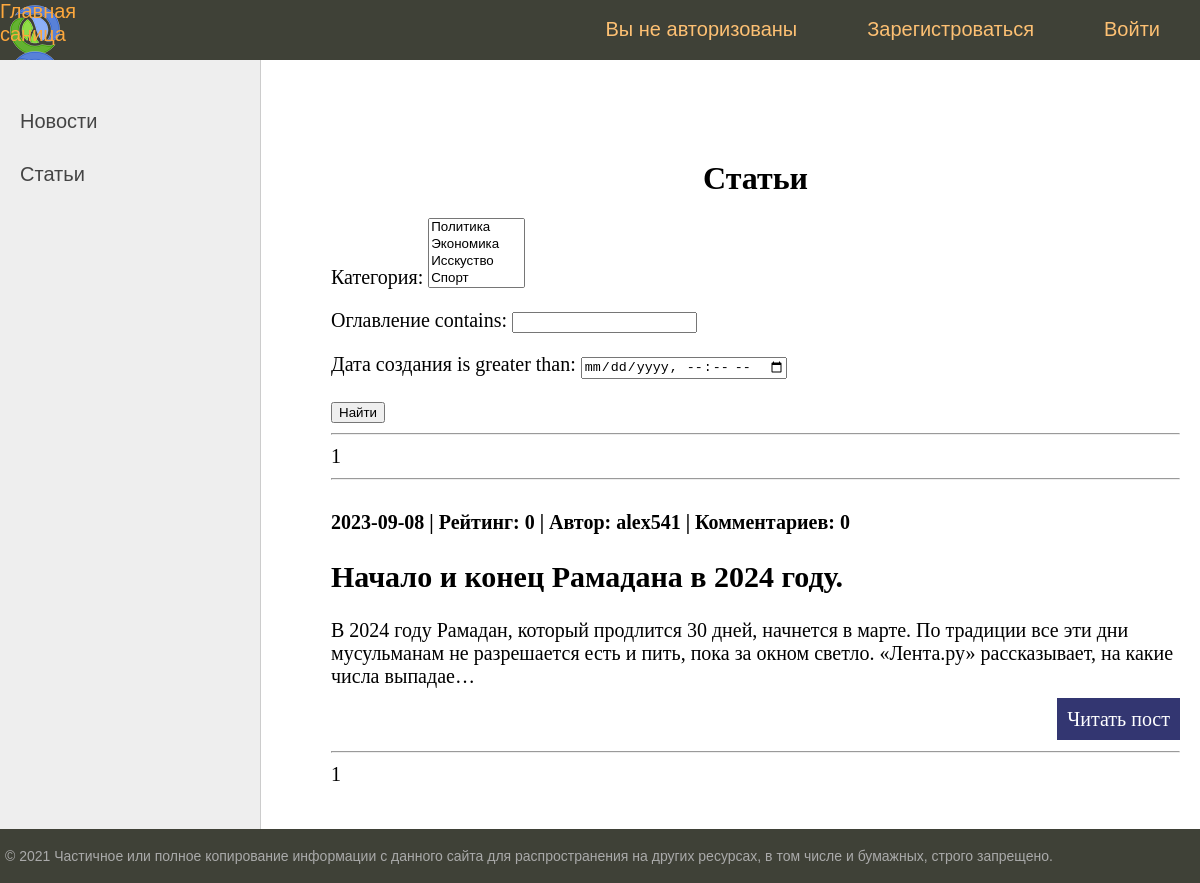
/articles/, run on an earlier commit of the app's database.
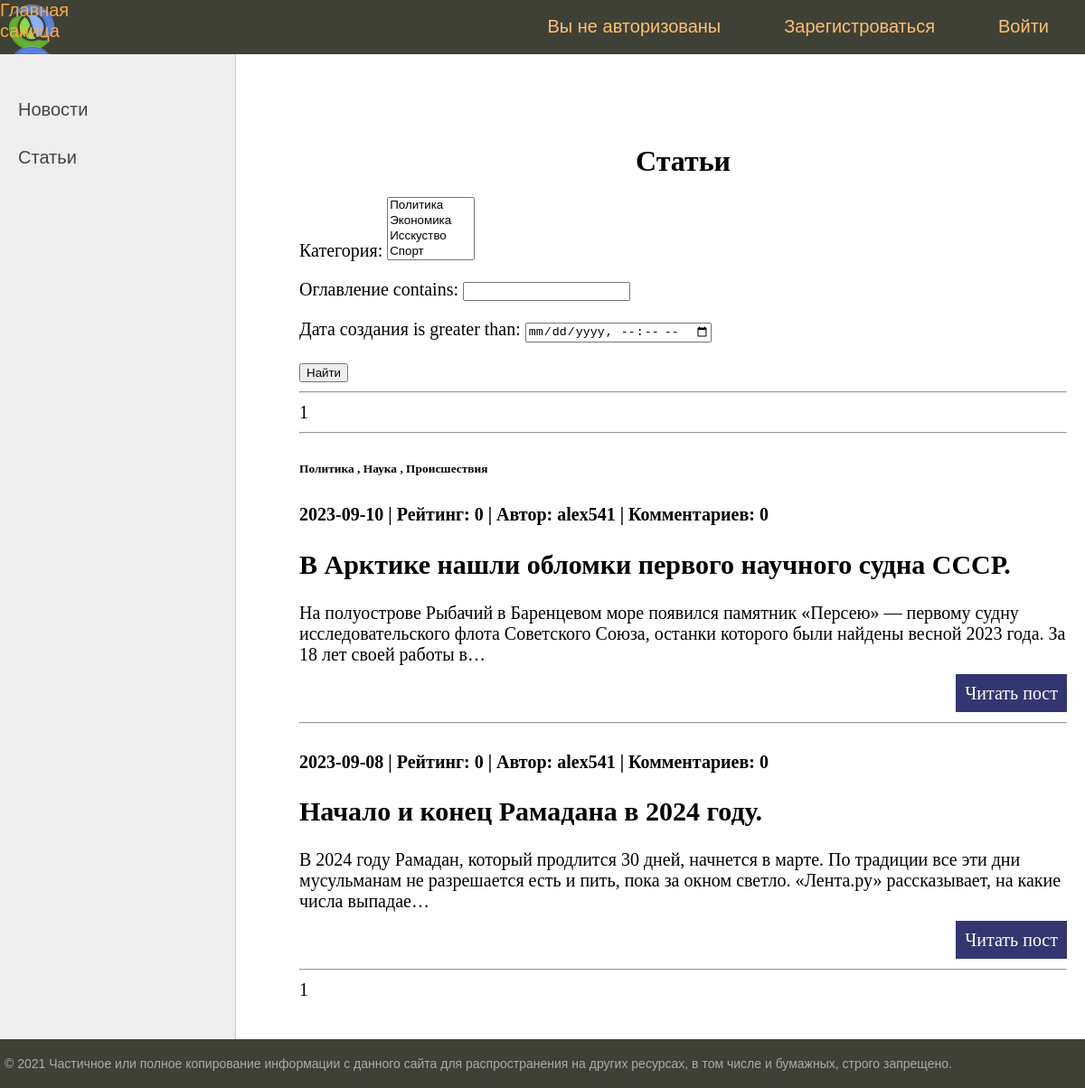
And on a later commit of the database.
### newsportal/models.py (models this page shows, shortened)
class Post(models.Model):
    author = models.ForeignKey(Author, on_delete=models.CASCADE, verbose_name='Автор')
    type_post = models.CharField(max_length=1, choices=POSTS, verbose_name='Тип поста')
    time_created = models.DateTimeField(auto_now_add=True, verbose_name='Дата создания')
    category = models.ManyToManyField(Category, through="PostCategory", verbose_name='Категория')
    title =  models.CharField(max_length=255, verbose_name='Оглавление')
    content = models.TextField( verbose_name='Содержание')
    rating = models.SmallIntegerField(default=0, verbose_name='Рейтинг')

class Author(models.Model):
    author = models.OneToOneField(User, on_delete=models.CASCADE)
    rating = models.SmallIntegerField(default=0)
    def __str__(self):
        return self.author.username

class Category(models.Model):
    name = models.CharField(max_length=150, unique=True)
    def __str__(self):
        return self.name

### newsportal/views.py (the view)
# urls.py: path('articles/', ListArticles.as_view(), name='articles'),
class ListArticles(ListView):
    queryset = Post.objects.filter(type_post=article)
    ordering = '-time_created'
    template_name = 'index_articles.html'
    context_object_name = 'articles'
    paginate_by = 2
    def get_queryset(self):
        queryset = super().get_queryset()
        self.filterset = PostFilter(self.request.GET, queryset)
        return self.filterset.qs
    def get_context_data(self, **kwargs):
        context = super().get_context_data(**kwargs)
        context['filterset'] = self.filterset
        context['title'] = 'Статьи'
        return context

### newsportal/templatetags/custom_filters.py (called while the page is built)
@register.filter()
def censor(value:str):
   swear_words = ('банан', 'морков', 'карто', 'броккол', 'ананас',
                  'Банан', 'Морков', 'Карто', 'Броккол', 'Ананас',)
   for word in swear_words:
      if word in value:
          value = value.replace(word, '****')
   return value

### templates/index_articles.html (shortened to what this page needs)
{% extends 'default.html' %}
{% load custom_filters %}
{% block content %}
<h1 align="center">{{ title }}</h1>
   <form action="" method="get">
       {{ filterset.form.as_p }}
       <input type="submit" value="Найти" />
   </form>
   <hr>
{% if articles %}
{% include 'includes/paginations.html' %}
<hr>
{% for a in articles %}
<h6>
{% for cat in a.category.all %}
{{ cat }}    {% if not forloop.last %}, {% endif %}
{% endfor %}
</h6>
<h4>{{ a.time_created|date:'Y-m-d' }} | Рейтинг: {{ a.rating }}
    | Автор: {{ a.author }} | Комментариев: {{ a.comment_set.count }} </h4>
<h2>{{ a.title|censor }}</h2>
<p>{{ a.content|truncatechars:200|censor}}</p>
   <p class="link-read-post"><a href="{% url 'one_article' a.pk %}">Читать пост</a>
<hr>
{% endfor %}
{% include 'includes/paginations.html' %}
{% else %}
<h1>Статей нет</h1>
{% endif %}
<br><br>{% endblock content %}

What changed in the data, as far as the page shows it:
added Post: time_created "2023-09-10", rating "0", author "alex541", comment_set.count "0", title|censor "В Арктике нашли обломки первого научного судна СССР.", content|censor "На полуострове Рыбачий в Баренцевом море появился памятник «Персею» — первому судну исследовательского флота Советского Союза, останки которого были найдены весной 2023 года. За 18 лет своей работы в…"
now on this page (row unchanged): Category: name "Политика"
now on this page (row unchanged): Category: name "Наука"
now on this page (row unchanged): Category: name "Происшествия"
